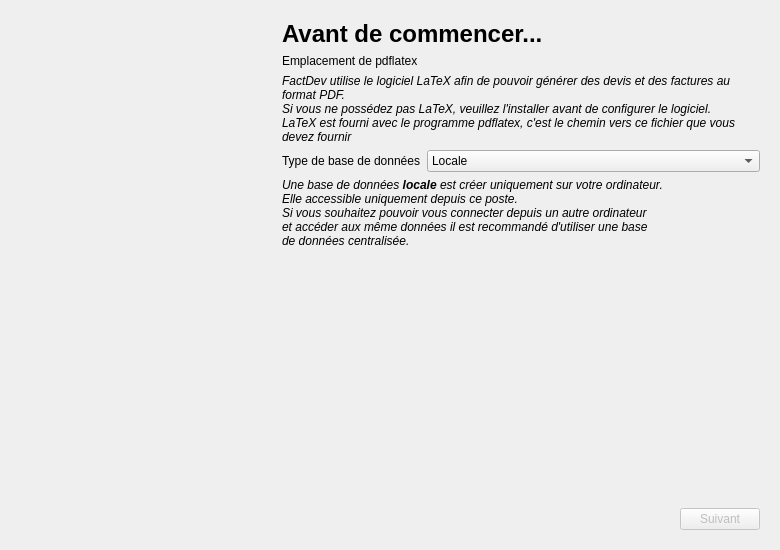
<?xml version="1.0" encoding="UTF-8"?>
<ui version="4.0">
 <class>StartedWindowsDialog</class>
 <widget class="QDialog" name="StartedWindowsDialog">
  <property name="geometry">
   <rect>
    <x>0</x>
    <y>0</y>
    <width>780</width>
    <height>550</height>
   </rect>
  </property>
  <property name="minimumSize">
   <size>
    <width>780</width>
    <height>550</height>
   </size>
  </property>
  <property name="maximumSize">
   <size>
    <width>820</width>
    <height>700</height>
   </size>
  </property>
  <property name="windowTitle">
   <string>Démarrage de FactDev</string>
  </property>
  <property name="windowIcon">
   <iconset resource="../../icons.qrc">
    <normaloff>:/icons/FactDev</normaloff>:/icons/FactDev</iconset>
  </property>
  <layout class="QGridLayout" name="gridLayout">
   <item row="0" column="0">
    <widget class="QLabel" name="lbIcon">
     <property name="minimumSize">
      <size>
       <width>256</width>
       <height>256</height>
      </size>
     </property>
     <property name="maximumSize">
      <size>
       <width>256</width>
       <height>256</height>
      </size>
     </property>
     <property name="sizeIncrement">
      <size>
       <width>1</width>
       <height>1</height>
      </size>
     </property>
     <property name="text">
      <string/>
     </property>
     <property name="pixmap">
      <pixmap resource="../../icons.qrc">:/icons/img/database.png</pixmap>
     </property>
     <property name="scaledContents">
      <bool>true</bool>
     </property>
    </widget>
   </item>
   <item row="0" column="2">
    <widget class="QStackedWidget" name="wdgStack">
     <property name="currentIndex">
      <number>1</number>
     </property>
     <widget class="QWidget" name="page">
      <layout class="QGridLayout" name="gridLayout_2">
       <item row="4" column="0">
        <layout class="QHBoxLayout" name="horizontalLayout_4">
         <item>
          <spacer name="horizontalSpacer_2">
           <property name="orientation">
            <enum>Qt::Horizontal</enum>
           </property>
           <property name="sizeHint" stdset="0">
            <size>
             <width>40</width>
             <height>20</height>
            </size>
           </property>
          </spacer>
         </item>
         <item>
          <widget class="QPushButton" name="btnNextTo2">
           <property name="text">
            <string>Suivant</string>
           </property>
          </widget>
         </item>
        </layout>
       </item>
       <item row="0" column="0" colspan="3">
        <widget class="QLabel" name="lbTitleWelcome">
         <property name="font">
          <font>
           <pointsize>18</pointsize>
           <weight>75</weight>
           <bold>true</bold>
          </font>
         </property>
         <property name="text">
          <string>Bienvenue</string>
         </property>
        </widget>
       </item>
       <item row="1" column="0" colspan="3">
        <widget class="QLabel" name="lbDescriptionWelcome">
         <property name="text">
          <string>&lt;html&gt;&lt;head/&gt;&lt;body&gt;&lt;p align=&quot;justify&quot;&gt;Merci d'avoir téléchargé le logiciel FactDev.&lt;/p&gt;&lt;p align=&quot;justify&quot;&gt;Avec FactDev vous allez pouvoir créer des devis, des factures et les&lt;br/&gt;organiser en fonction de vos clients et projets. &lt;/p&gt;&lt;p align=&quot;justify&quot;&gt;&lt;span style=&quot; font-style:italic;&quot;&gt;Ce logiciel a été développé par l'équipe de développement FACT&lt;br/&gt;et est distribué sous licence GPL. &lt;/span&gt;&lt;/p&gt;&lt;/body&gt;&lt;/html&gt;</string>
         </property>
        </widget>
       </item>
       <item row="2" column="0">
        <spacer name="verticalSpacer_3">
         <property name="orientation">
          <enum>Qt::Vertical</enum>
         </property>
         <property name="sizeHint" stdset="0">
          <size>
           <width>20</width>
           <height>40</height>
          </size>
         </property>
        </spacer>
       </item>
      </layout>
     </widget>
     <widget class="QWidget" name="page_2">
      <layout class="QGridLayout" name="gridLayout_3">
       <item row="3" column="0">
        <widget class="QLabel" name="lbDbType">
         <property name="text">
          <string>Type de base de données</string>
         </property>
        </widget>
       </item>
       <item row="0" column="0" colspan="5">
        <widget class="QLabel" name="lbTitleBeforeStarting">
         <property name="font">
          <font>
           <pointsize>18</pointsize>
           <weight>75</weight>
           <bold>true</bold>
          </font>
         </property>
         <property name="text">
          <string>Avant de commencer...</string>
         </property>
        </widget>
       </item>
       <item row="1" column="0">
        <widget class="QLabel" name="label">
         <property name="text">
          <string>Emplacement de pdflatex</string>
         </property>
        </widget>
       </item>
       <item row="7" column="0" colspan="5">
        <layout class="QHBoxLayout" name="horizontalLayout_3">
         <item>
          <spacer name="horizontalSpacer">
           <property name="orientation">
            <enum>Qt::Horizontal</enum>
           </property>
           <property name="sizeHint" stdset="0">
            <size>
             <width>40</width>
             <height>20</height>
            </size>
           </property>
          </spacer>
         </item>
         <item>
          <widget class="QPushButton" name="btnNextTo3">
           <property name="enabled">
            <bool>false</bool>
           </property>
           <property name="text">
            <string>Suivant</string>
           </property>
          </widget>
         </item>
        </layout>
       </item>
       <item row="6" column="0" colspan="5">
        <spacer name="verticalSpacer_5">
         <property name="orientation">
          <enum>Qt::Vertical</enum>
         </property>
         <property name="sizeHint" stdset="0">
          <size>
           <width>20</width>
           <height>40</height>
          </size>
         </property>
        </spacer>
       </item>
       <item row="5" column="0" colspan="5">
        <widget class="Gui::Widgets::DatabaseSettingsWidget" name="wdgDbType" native="true">
         <property name="minimumSize">
          <size>
           <width>0</width>
           <height>150</height>
          </size>
         </property>
        </widget>
       </item>
       <item row="4" column="0" colspan="5">
        <widget class="QLabel" name="lbDescriptionDbType">
         <property name="autoFillBackground">
          <bool>false</bool>
         </property>
         <property name="frameShape">
          <enum>QFrame::NoFrame</enum>
         </property>
         <property name="text">
          <string>&lt;html&gt;&lt;head/&gt;&lt;body&gt;&lt;p align=&quot;justify&quot;&gt;&lt;span style=&quot; font-style:italic;&quot;&gt;Une base de données &lt;/span&gt;&lt;span style=&quot; font-weight:600; font-style:italic;&quot;&gt;locale&lt;/span&gt;&lt;span style=&quot; font-style:italic;&quot;&gt; est créer uniquement sur votre ordinateur. &lt;br/&gt;Elle accessible uniquement depuis ce poste. &lt;br/&gt;Si vous souhaitez pouvoir vous connecter depuis un autre ordinateur&lt;br/&gt;et accéder aux même données il est recommandé d'utiliser une base&lt;br/&gt;de données centralisée.&lt;/span&gt;&lt;/p&gt;&lt;/body&gt;&lt;/html&gt;</string>
         </property>
        </widget>
       </item>
       <item row="1" column="1" colspan="4">
        <widget class="Gui::Widgets::Path::ChoseFileWidget" name="wdgPdflatex" native="true"/>
       </item>
       <item row="3" column="1" colspan="4">
        <widget class="QComboBox" name="cbDbType">
         <item>
          <property name="text">
           <string>Locale</string>
          </property>
         </item>
         <item>
          <property name="text">
           <string>Centralisée</string>
          </property>
         </item>
        </widget>
       </item>
       <item row="2" column="0" colspan="5">
        <widget class="QLabel" name="label_2">
         <property name="text">
          <string>&lt;html&gt;&lt;head/&gt;&lt;body&gt;&lt;p&gt;&lt;span style=&quot; font-style:italic;&quot;&gt;FactDev utilise le logiciel LaTeX afin de pouvoir générer des devis et des factures au format PDF.&lt;br/&gt;Si vous ne possédez pas LaTeX, veuillez l'installer avant de configurer le logiciel. &lt;br/&gt;LaTeX est fourni avec le programme pdflatex, c'est le chemin vers ce fichier que vous devez fournir&lt;/span&gt;&lt;/p&gt;&lt;/body&gt;&lt;/html&gt;</string>
         </property>
         <property name="wordWrap">
          <bool>true</bool>
         </property>
        </widget>
       </item>
      </layout>
     </widget>
     <widget class="QWidget" name="page_3">
      <layout class="QGridLayout" name="gridLayout_4">
       <item row="8" column="0">
        <widget class="QLabel" name="lbPhone">
         <property name="text">
          <string>Tél. fixe</string>
         </property>
        </widget>
       </item>
       <item row="8" column="1" colspan="4">
        <widget class="Gui::Widgets::CheckFields::CheckPhone" name="lePhone">
         <property name="minimumSize">
          <size>
           <width>0</width>
           <height>22</height>
          </size>
         </property>
        </widget>
       </item>
       <item row="2" column="0">
        <widget class="QLabel" name="lbLastname">
         <property name="text">
          <string>NOM</string>
         </property>
        </widget>
       </item>
       <item row="9" column="1" colspan="4">
        <widget class="Gui::Widgets::CheckFields::CheckPhone" name="leMobile">
         <property name="minimumSize">
          <size>
           <width>0</width>
           <height>22</height>
          </size>
         </property>
        </widget>
       </item>
       <item row="10" column="0">
        <widget class="QLabel" name="lbNoSiret">
         <property name="text">
          <string>N° Siret</string>
         </property>
        </widget>
       </item>
       <item row="10" column="1" colspan="4">
        <widget class="Gui::Widgets::CheckFields::CheckSiretNumber" name="leNoSiret">
         <property name="minimumSize">
          <size>
           <width>0</width>
           <height>22</height>
          </size>
         </property>
        </widget>
       </item>
       <item row="9" column="0">
        <widget class="QLabel" name="lbMobile">
         <property name="text">
          <string>Tél. mobile</string>
         </property>
        </widget>
       </item>
       <item row="4" column="1" colspan="4">
        <widget class="Gui::Widgets::CheckFields::CheckUntilField" name="leCompany">
         <property name="minimumSize">
          <size>
           <width>0</width>
           <height>22</height>
          </size>
         </property>
        </widget>
       </item>
       <item row="2" column="3">
        <widget class="QLabel" name="lbFirstname">
         <property name="text">
          <string>Prénom</string>
         </property>
        </widget>
       </item>
       <item row="5" column="0">
        <widget class="QLabel" name="lbTitle">
         <property name="text">
          <string>Activité</string>
         </property>
        </widget>
       </item>
       <item row="7" column="0">
        <widget class="QLabel" name="lbEmail">
         <property name="text">
          <string>Email</string>
         </property>
        </widget>
       </item>
       <item row="7" column="1" colspan="4">
        <widget class="Gui::Widgets::CheckFields::CheckEmail" name="leEmail">
         <property name="minimumSize">
          <size>
           <width>0</width>
           <height>22</height>
          </size>
         </property>
        </widget>
       </item>
       <item row="1" column="1">
        <spacer name="verticalSpacer_2">
         <property name="orientation">
          <enum>Qt::Vertical</enum>
         </property>
         <property name="sizeHint" stdset="0">
          <size>
           <width>20</width>
           <height>40</height>
          </size>
         </property>
        </spacer>
       </item>
       <item row="4" column="0">
        <widget class="QLabel" name="lbCompany">
         <property name="text">
          <string>Société</string>
         </property>
        </widget>
       </item>
       <item row="11" column="1">
        <spacer name="verticalSpacer">
         <property name="orientation">
          <enum>Qt::Vertical</enum>
         </property>
         <property name="sizeHint" stdset="0">
          <size>
           <width>20</width>
           <height>40</height>
          </size>
         </property>
        </spacer>
       </item>
       <item row="2" column="1">
        <widget class="Gui::Widgets::CheckFields::CheckFieldsLetters" name="leLastname">
         <property name="minimumSize">
          <size>
           <width>0</width>
           <height>22</height>
          </size>
         </property>
        </widget>
       </item>
       <item row="2" column="4">
        <widget class="Gui::Widgets::CheckFields::CheckFieldsLetters" name="leFirstname">
         <property name="minimumSize">
          <size>
           <width>0</width>
           <height>22</height>
          </size>
         </property>
        </widget>
       </item>
       <item row="6" column="0" colspan="5">
        <widget class="QGroupBox" name="groupBox">
         <property name="title">
          <string>Adresse</string>
         </property>
         <layout class="QGridLayout" name="gridLayout_5">
          <item row="1" column="1">
           <widget class="Gui::Widgets::CheckFields::CheckPostalCode" name="lePostalCode">
            <property name="minimumSize">
             <size>
              <width>0</width>
              <height>22</height>
             </size>
            </property>
           </widget>
          </item>
          <item row="0" column="0">
           <widget class="QLabel" name="lbAddress">
            <property name="text">
             <string>N°, Rue</string>
            </property>
           </widget>
          </item>
          <item row="1" column="0">
           <widget class="QLabel" name="lbPostalCode">
            <property name="text">
             <string>Code Postal</string>
            </property>
           </widget>
          </item>
          <item row="1" column="2">
           <widget class="QLabel" name="lbCity">
            <property name="text">
             <string>Ville</string>
            </property>
           </widget>
          </item>
          <item row="1" column="3">
           <widget class="Gui::Widgets::CheckFields::CheckCity" name="leCity">
            <property name="minimumSize">
             <size>
              <width>0</width>
              <height>22</height>
             </size>
            </property>
           </widget>
          </item>
          <item row="0" column="1" colspan="3">
           <widget class="Gui::Widgets::CheckFields::CheckUntilField" name="leAddress">
            <property name="minimumSize">
             <size>
              <width>0</width>
              <height>22</height>
             </size>
            </property>
           </widget>
          </item>
         </layout>
        </widget>
       </item>
       <item row="0" column="0" colspan="2">
        <widget class="QLabel" name="lbTitleWhoAreYou">
         <property name="font">
          <font>
           <pointsize>18</pointsize>
           <weight>75</weight>
           <bold>true</bold>
          </font>
         </property>
         <property name="text">
          <string>Qui êtes-vous ?</string>
         </property>
        </widget>
       </item>
       <item row="5" column="1" colspan="4">
        <widget class="Gui::Widgets::CheckFields::CheckValidField" name="leTitle">
         <property name="minimumSize">
          <size>
           <width>0</width>
           <height>22</height>
          </size>
         </property>
        </widget>
       </item>
       <item row="13" column="0" colspan="5">
        <layout class="QHBoxLayout" name="horizontalLayout_2">
         <item>
          <spacer name="horizontalSpacer_3">
           <property name="orientation">
            <enum>Qt::Horizontal</enum>
           </property>
           <property name="sizeHint" stdset="0">
            <size>
             <width>40</width>
             <height>20</height>
            </size>
           </property>
          </spacer>
         </item>
         <item>
          <widget class="QPushButton" name="pushButton">
           <property name="text">
            <string>Précédent</string>
           </property>
          </widget>
         </item>
         <item>
          <widget class="QPushButton" name="btnValidate">
           <property name="text">
            <string>Valider</string>
           </property>
           <property name="icon">
            <iconset resource="../../icons.qrc">
             <normaloff>:/icons/img/ok_valid.png</normaloff>:/icons/img/ok_valid.png</iconset>
           </property>
          </widget>
         </item>
        </layout>
       </item>
      </layout>
     </widget>
    </widget>
   </item>
  </layout>
 </widget>
 <customwidgets>
  <customwidget>
   <class>Gui::Widgets::CheckFields::CheckUntilField</class>
   <extends>QLineEdit</extends>
   <header>gui/widgets/checkfields/checkuntilfield.h</header>
   <slots>
    <slot>fieldTextChanged(QString)</slot>
   </slots>
  </customwidget>
  <customwidget>
   <class>Gui::Widgets::CheckFields::CheckEmail</class>
   <extends>QLineEdit</extends>
   <header>gui/widgets/checkfields/checkemail.h</header>
   <slots>
    <slot>fieldTextChanged(QString)</slot>
   </slots>
  </customwidget>
  <customwidget>
   <class>Gui::Widgets::CheckFields::CheckPostalCode</class>
   <extends>QLineEdit</extends>
   <header>gui/widgets/checkfields/checkpostalcode.h</header>
   <slots>
    <slot>fieldTextChanged(QString)</slot>
   </slots>
  </customwidget>
  <customwidget>
   <class>Gui::Widgets::CheckFields::CheckValidField</class>
   <extends>QLineEdit</extends>
   <header>gui/widgets/checkfields/checkvalidfield.h</header>
   <slots>
    <slot>fieldTextChanged(QString)</slot>
   </slots>
  </customwidget>
  <customwidget>
   <class>Gui::Widgets::CheckFields::CheckCity</class>
   <extends>QLineEdit</extends>
   <header>gui/widgets/checkfields/checkcity.h</header>
   <slots>
    <slot>fieldTextChanged(QString)</slot>
   </slots>
  </customwidget>
  <customwidget>
   <class>Gui::Widgets::CheckFields::CheckPhone</class>
   <extends>QLineEdit</extends>
   <header>gui/widgets/checkfields/checkphone.h</header>
   <slots>
    <slot>fieldTextChanged(QString)</slot>
   </slots>
  </customwidget>
  <customwidget>
   <class>Gui::Widgets::CheckFields::CheckFieldsLetters</class>
   <extends>QLineEdit</extends>
   <header>gui/widgets/checkfields/checkfieldsletters.h</header>
   <slots>
    <slot>fieldTextChanged(QString)</slot>
   </slots>
  </customwidget>
  <customwidget>
   <class>Gui::Widgets::CheckFields::CheckSiretNumber</class>
   <extends>QLineEdit</extends>
   <header>gui/widgets/checkfields/checksiretnumber.h</header>
   <slots>
    <slot>fieldTextChanged(QString)</slot>
   </slots>
  </customwidget>
  <customwidget>
   <class>Gui::Widgets::DatabaseSettingsWidget</class>
   <extends>QWidget</extends>
   <header>gui/widgets/databasesettingswidget.h</header>
   <container>1</container>
   <slots>
    <signal>textfieldChanged()</signal>
    <slot>updateNextButton()</slot>
   </slots>
  </customwidget>
  <customwidget>
   <class>Gui::Widgets::Path::ChoseFileWidget</class>
   <extends>QWidget</extends>
   <header>gui/widgets/path/chosefilewidget.h</header>
   <container>1</container>
   <slots>
    <signal>textChanged()</signal>
   </slots>
  </customwidget>
 </customwidgets>
 <tabstops>
  <tabstop>leLastname</tabstop>
  <tabstop>leFirstname</tabstop>
  <tabstop>leCompany</tabstop>
  <tabstop>leTitle</tabstop>
  <tabstop>leAddress</tabstop>
  <tabstop>lePostalCode</tabstop>
  <tabstop>leCity</tabstop>
  <tabstop>leEmail</tabstop>
  <tabstop>lePhone</tabstop>
  <tabstop>leMobile</tabstop>
  <tabstop>leNoSiret</tabstop>
  <tabstop>cbDbType</tabstop>
 </tabstops>
 <resources>
  <include location="../../icons.qrc"/>
 </resources>
 <connections>
  <connection>
   <sender>btnNextTo2</sender>
   <signal>clicked()</signal>
   <receiver>StartedWindowsDialog</receiver>
   <slot>nextToPage2()</slot>
   <hints>
    <hint type="sourcelabel">
     <x>735</x>
     <y>431</y>
    </hint>
    <hint type="destinationlabel">
     <x>739</x>
     <y>409</y>
    </hint>
   </hints>
  </connection>
  <connection>
   <sender>btnNextTo3</sender>
   <signal>clicked()</signal>
   <receiver>StartedWindowsDialog</receiver>
   <slot>nextToPage3()</slot>
   <hints>
    <hint type="sourcelabel">
     <x>760</x>
     <y>530</y>
    </hint>
    <hint type="destinationlabel">
     <x>728</x>
     <y>409</y>
    </hint>
   </hints>
  </connection>
  <connection>
   <sender>btnValidate</sender>
   <signal>clicked()</signal>
   <receiver>StartedWindowsDialog</receiver>
   <slot>accept()</slot>
   <hints>
    <hint type="sourcelabel">
     <x>755</x>
     <y>439</y>
    </hint>
    <hint type="destinationlabel">
     <x>706</x>
     <y>409</y>
    </hint>
   </hints>
  </connection>
  <connection>
   <sender>leLastname</sender>
   <signal>textChanged(QString)</signal>
   <receiver>StartedWindowsDialog</receiver>
   <slot>checkFields()</slot>
   <hints>
    <hint type="sourcelabel">
     <x>521</x>
     <y>89</y>
    </hint>
    <hint type="destinationlabel">
     <x>591</x>
     <y>0</y>
    </hint>
   </hints>
  </connection>
  <connection>
   <sender>leFirstname</sender>
   <signal>textChanged(QString)</signal>
   <receiver>StartedWindowsDialog</receiver>
   <slot>checkFields()</slot>
   <hints>
    <hint type="sourcelabel">
     <x>755</x>
     <y>89</y>
    </hint>
    <hint type="destinationlabel">
     <x>665</x>
     <y>0</y>
    </hint>
   </hints>
  </connection>
  <connection>
   <sender>leLastname</sender>
   <signal>textChanged(QString)</signal>
   <receiver>leLastname</receiver>
   <slot>fieldTextChanged(QString)</slot>
   <hints>
    <hint type="sourcelabel">
     <x>521</x>
     <y>89</y>
    </hint>
    <hint type="destinationlabel">
     <x>521</x>
     <y>89</y>
    </hint>
   </hints>
  </connection>
  <connection>
   <sender>leFirstname</sender>
   <signal>textChanged(QString)</signal>
   <receiver>leFirstname</receiver>
   <slot>fieldTextChanged(QString)</slot>
   <hints>
    <hint type="sourcelabel">
     <x>755</x>
     <y>89</y>
    </hint>
    <hint type="destinationlabel">
     <x>755</x>
     <y>89</y>
    </hint>
   </hints>
  </connection>
  <connection>
   <sender>leCompany</sender>
   <signal>textChanged(QString)</signal>
   <receiver>StartedWindowsDialog</receiver>
   <slot>checkFields()</slot>
   <hints>
    <hint type="sourcelabel">
     <x>736</x>
     <y>123</y>
    </hint>
    <hint type="destinationlabel">
     <x>739</x>
     <y>97</y>
    </hint>
   </hints>
  </connection>
  <connection>
   <sender>leCompany</sender>
   <signal>textChanged(QString)</signal>
   <receiver>leCompany</receiver>
   <slot>fieldTextChanged(QString)</slot>
   <hints>
    <hint type="sourcelabel">
     <x>736</x>
     <y>123</y>
    </hint>
    <hint type="destinationlabel">
     <x>736</x>
     <y>123</y>
    </hint>
   </hints>
  </connection>
  <connection>
   <sender>leTitle</sender>
   <signal>textChanged(QString)</signal>
   <receiver>leTitle</receiver>
   <slot>fieldTextChanged(QString)</slot>
   <hints>
    <hint type="sourcelabel">
     <x>736</x>
     <y>157</y>
    </hint>
    <hint type="destinationlabel">
     <x>736</x>
     <y>157</y>
    </hint>
   </hints>
  </connection>
  <connection>
   <sender>leTitle</sender>
   <signal>textChanged(QString)</signal>
   <receiver>StartedWindowsDialog</receiver>
   <slot>checkFields()</slot>
   <hints>
    <hint type="sourcelabel">
     <x>736</x>
     <y>157</y>
    </hint>
    <hint type="destinationlabel">
     <x>739</x>
     <y>128</y>
    </hint>
   </hints>
  </connection>
  <connection>
   <sender>leAddress</sender>
   <signal>textChanged(QString)</signal>
   <receiver>StartedWindowsDialog</receiver>
   <slot>checkFields()</slot>
   <hints>
    <hint type="sourcelabel">
     <x>740</x>
     <y>215</y>
    </hint>
    <hint type="destinationlabel">
     <x>739</x>
     <y>189</y>
    </hint>
   </hints>
  </connection>
  <connection>
   <sender>leAddress</sender>
   <signal>textChanged(QString)</signal>
   <receiver>leAddress</receiver>
   <slot>fieldTextChanged(QString)</slot>
   <hints>
    <hint type="sourcelabel">
     <x>740</x>
     <y>215</y>
    </hint>
    <hint type="destinationlabel">
     <x>740</x>
     <y>215</y>
    </hint>
   </hints>
  </connection>
  <connection>
   <sender>lePostalCode</sender>
   <signal>textChanged(QString)</signal>
   <receiver>lePostalCode</receiver>
   <slot>fieldTextChanged(QString)</slot>
   <hints>
    <hint type="sourcelabel">
     <x>542</x>
     <y>240</y>
    </hint>
    <hint type="destinationlabel">
     <x>542</x>
     <y>240</y>
    </hint>
   </hints>
  </connection>
  <connection>
   <sender>lePostalCode</sender>
   <signal>textChanged(QString)</signal>
   <receiver>StartedWindowsDialog</receiver>
   <slot>checkFields()</slot>
   <hints>
    <hint type="sourcelabel">
     <x>542</x>
     <y>240</y>
    </hint>
    <hint type="destinationlabel">
     <x>0</x>
     <y>228</y>
    </hint>
   </hints>
  </connection>
  <connection>
   <sender>leCity</sender>
   <signal>textChanged(QString)</signal>
   <receiver>StartedWindowsDialog</receiver>
   <slot>checkFields()</slot>
   <hints>
    <hint type="sourcelabel">
     <x>740</x>
     <y>240</y>
    </hint>
    <hint type="destinationlabel">
     <x>739</x>
     <y>219</y>
    </hint>
   </hints>
  </connection>
  <connection>
   <sender>leCity</sender>
   <signal>textChanged(QString)</signal>
   <receiver>leCity</receiver>
   <slot>fieldTextChanged(QString)</slot>
   <hints>
    <hint type="sourcelabel">
     <x>740</x>
     <y>240</y>
    </hint>
    <hint type="destinationlabel">
     <x>740</x>
     <y>240</y>
    </hint>
   </hints>
  </connection>
  <connection>
   <sender>leEmail</sender>
   <signal>textChanged(QString)</signal>
   <receiver>StartedWindowsDialog</receiver>
   <slot>checkFields()</slot>
   <hints>
    <hint type="sourcelabel">
     <x>736</x>
     <y>285</y>
    </hint>
    <hint type="destinationlabel">
     <x>739</x>
     <y>254</y>
    </hint>
   </hints>
  </connection>
  <connection>
   <sender>leEmail</sender>
   <signal>textChanged(QString)</signal>
   <receiver>leEmail</receiver>
   <slot>fieldTextChanged(QString)</slot>
   <hints>
    <hint type="sourcelabel">
     <x>736</x>
     <y>285</y>
    </hint>
    <hint type="destinationlabel">
     <x>736</x>
     <y>285</y>
    </hint>
   </hints>
  </connection>
  <connection>
   <sender>lePhone</sender>
   <signal>textChanged(QString)</signal>
   <receiver>StartedWindowsDialog</receiver>
   <slot>checkFields()</slot>
   <hints>
    <hint type="sourcelabel">
     <x>761</x>
     <y>318</y>
    </hint>
    <hint type="destinationlabel">
     <x>739</x>
     <y>278</y>
    </hint>
   </hints>
  </connection>
  <connection>
   <sender>lePhone</sender>
   <signal>textChanged(QString)</signal>
   <receiver>lePhone</receiver>
   <slot>fieldTextChanged(QString)</slot>
   <hints>
    <hint type="sourcelabel">
     <x>761</x>
     <y>318</y>
    </hint>
    <hint type="destinationlabel">
     <x>761</x>
     <y>318</y>
    </hint>
   </hints>
  </connection>
  <connection>
   <sender>leMobile</sender>
   <signal>textChanged(QString)</signal>
   <receiver>StartedWindowsDialog</receiver>
   <slot>checkFields()</slot>
   <hints>
    <hint type="sourcelabel">
     <x>761</x>
     <y>346</y>
    </hint>
    <hint type="destinationlabel">
     <x>739</x>
     <y>322</y>
    </hint>
   </hints>
  </connection>
  <connection>
   <sender>leMobile</sender>
   <signal>textChanged(QString)</signal>
   <receiver>leMobile</receiver>
   <slot>fieldTextChanged(QString)</slot>
   <hints>
    <hint type="sourcelabel">
     <x>761</x>
     <y>346</y>
    </hint>
    <hint type="destinationlabel">
     <x>761</x>
     <y>346</y>
    </hint>
   </hints>
  </connection>
  <connection>
   <sender>leNoSiret</sender>
   <signal>textChanged(QString)</signal>
   <receiver>StartedWindowsDialog</receiver>
   <slot>checkFields()</slot>
   <hints>
    <hint type="sourcelabel">
     <x>761</x>
     <y>374</y>
    </hint>
    <hint type="destinationlabel">
     <x>739</x>
     <y>342</y>
    </hint>
   </hints>
  </connection>
  <connection>
   <sender>leNoSiret</sender>
   <signal>textChanged(QString)</signal>
   <receiver>leNoSiret</receiver>
   <slot>fieldTextChanged(QString)</slot>
   <hints>
    <hint type="sourcelabel">
     <x>761</x>
     <y>374</y>
    </hint>
    <hint type="destinationlabel">
     <x>761</x>
     <y>374</y>
    </hint>
   </hints>
  </connection>
  <connection>
   <sender>pushButton</sender>
   <signal>clicked()</signal>
   <receiver>StartedWindowsDialog</receiver>
   <slot>backToPage2()</slot>
   <hints>
    <hint type="sourcelabel">
     <x>649</x>
     <y>439</y>
    </hint>
    <hint type="destinationlabel">
     <x>522</x>
     <y>419</y>
    </hint>
   </hints>
  </connection>
  <connection>
   <sender>cbDbType</sender>
   <signal>currentIndexChanged(int)</signal>
   <receiver>StartedWindowsDialog</receiver>
   <slot>databaseTypeChanged(int)</slot>
   <hints>
    <hint type="sourcelabel">
     <x>761</x>
     <y>244</y>
    </hint>
    <hint type="destinationlabel">
     <x>739</x>
     <y>52</y>
    </hint>
   </hints>
  </connection>
  <connection>
   <sender>wdgDbType</sender>
   <signal>textfieldChanged()</signal>
   <receiver>StartedWindowsDialog</receiver>
   <slot>updateNextButton()</slot>
   <hints>
    <hint type="sourcelabel">
     <x>761</x>
     <y>511</y>
    </hint>
    <hint type="destinationlabel">
     <x>779</x>
     <y>360</y>
    </hint>
   </hints>
  </connection>
  <connection>
   <sender>wdgPdflatex</sender>
   <signal>textChanged()</signal>
   <receiver>StartedWindowsDialog</receiver>
   <slot>databaseTypeChanged()</slot>
   <hints>
    <hint type="sourcelabel">
     <x>670</x>
     <y>69</y>
    </hint>
    <hint type="destinationlabel">
     <x>817</x>
     <y>74</y>
    </hint>
   </hints>
  </connection>
 </connections>
 <slots>
  <slot>nextToPage2()</slot>
  <slot>nextToPage3()</slot>
  <slot>saveSettings()</slot>
  <slot>checkFields()</slot>
  <slot>fieldTextChanged(QString)</slot>
  <slot>backToPage2()</slot>
  <slot>databaseTypeChanged(int)</slot>
  <slot>editDatabaseSettings()</slot>
  <slot>updateNextButton()</slot>
  <slot>databaseTypeChanged()</slot>
 </slots>
</ui>
